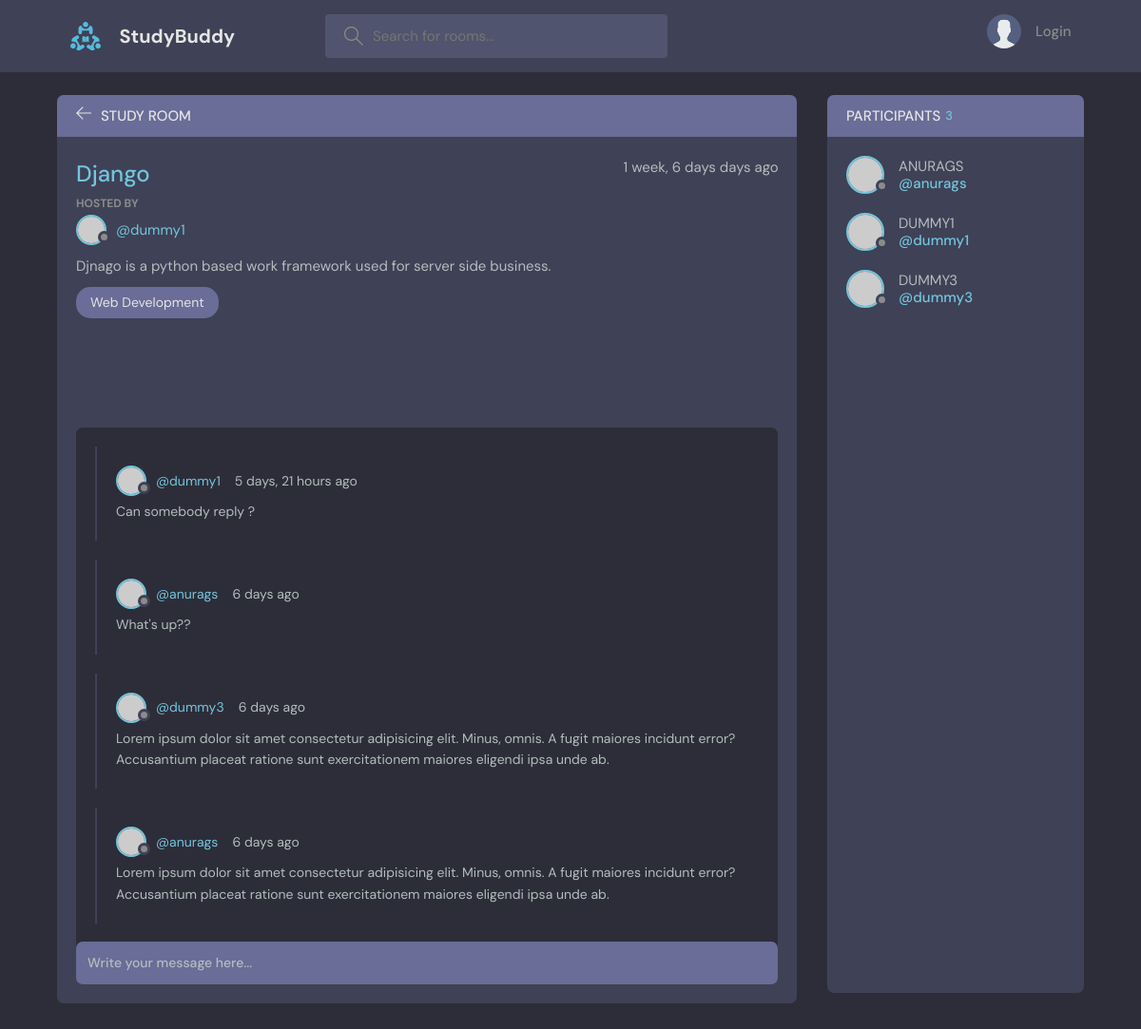
Page /room/2/ on the committed database.
### base/models.py (models this page shows, shortened)
class Room(models.Model):
    host =models.ForeignKey(User,on_delete=models.SET_NULL,null=True)
    topic = models.ForeignKey(Topic,on_delete=models.SET_NULL,null=True)
    name = models.CharField(max_length=200)
    description = models.TextField(null=True,blank=True)
    participants = models.ManyToManyField(User,related_name='participants',blank=True)
    updated = models.DateTimeField(auto_now=True)
    created = models.DateTimeField(auto_now_add=True)
    class Meta:
        ordering = ['-updated','-created']

class Topic(models.Model):
    name = models.CharField(max_length=200)
    def __str__(self) -> str:
        return self.name

class Message(models.Model):
    user = models.ForeignKey(User,on_delete=models.CASCADE)
    room = models.ForeignKey(Room,on_delete=models.CASCADE)
    body = models.TextField()
    updated = models.DateTimeField(auto_now=True)
    created = models.DateTimeField(auto_now_add=True)
    class Meta:
        ordering = ['-updated','-created']

### base/views.py (the view, shortened to what this page needs)
# urls.py: path('room/<str:pk>/',views.room,name ="room"),
def room(request,pk):
    room = Room.objects.get(id=pk)
    room_messages = room.message_set.all()
    participants = room.participants.all()
    context = {'room':room,'room_messages':room_messages,'participants':participants}
    return render(request,'base/room.html',context)

### base/templates/base/room.html (shortened to what this page needs)
{% extends 'main.html' %}
{% block content %}
    <main class="profile-page layout layout--2">
      <div class="container">
        <div class="room">
          <div class="room__top">
            <div class="room__topLeft">
              <a href="{% url 'home' %}">
                <svg version="1.1" xmlns="http://www.w3.org/2000/svg" width="32" height="32" viewBox="0 0 32 32">
                  <title>arrow-left</title>
                  <path
                    d="M13.723 2.286l-13.723 13.714 13.719 13.714 1.616-1.611-10.96-10.96h27.625v-2.286h-27.625l10.965-10.965-1.616-1.607z"
                  ></path>
                </svg>
              </a>
              <h3>Study Room</h3>
            </div>
          </div>
          <div class="room__box scroll">
            <div class="room__header scroll">
              <div class="room__info">
                <h3>{{room.name}}</h3>
                <span>{{room.created|timesince}} days ago</span>
              </div>
              <div class="room__hosted">
                <p>Hosted By</p>
                <a href="{% url 'user-profile' room.host.id %}" class="room__author">
                  <div class="avatar avatar--small">
                    <img src="https://randomuser.me/api/portraits/men/37.jpg" />
                  </div>
                  <span>@{{room.host.username}}</span>
                </a>
              </div>
              <div class="room__details">
                {{room.description}}
              </div>
              <span class="room__topics">{{room.topic}}</span>
            </div>
            <div class="room__conversation">
              <div class="threads scroll">
                {% for message in room_messages %}
                <div class="thread">
                  <div class="thread__top">
                    <div class="thread__author">
                      <a href="{% url 'user-profile' message.user.id %}" class="thread__authorInfo">
                        <div class="avatar avatar--small">
                          <img src="https://randomuser.me/api/portraits/men/37.jpg" />
                        </div>
                        <span>@{{message.user.username}}</span>
                      </a>
                      <span class="thread__date">{{message.created|timesince}} ago</span>
                    </div>
                  </div>
                  <div class="thread__details">
                    {{message.body}}
                  </div>
                </div>
                {% endfor %}
              </div>
            </div>
          </div>
          <div class="room__message">
            <form action="" method="post">
              <input name="body" placeholder="Write your message here..." /></form>
          </div>
        </div>
        <div class="participants">
          <h3 class="participants__top">Participants <span>{{participants.count}}</span></h3>
          <div class="participants__list scroll">
            {% for user in participants %}
            <a href="{% url 'user-profile' user.id %}" class="participant">
              <div class="avatar avatar--medium">
                <img src="https://randomuser.me/api/portraits/men/37.jpg" />
              </div>
              <p>
                {{user.username.upper}}
                <span>@{{user.username}}</span>
              </p>
            </a>
            {% endfor %}
          </div>
        </div>
      </div>
    </main>
 {% endblock %}

### rows in the picture
Room: name "Django", created "1 week, 6 days", host.username "dummy1", description "Djnago is a python based work framework used for server side business.", topic "Web Development"
Message: user.username "dummy1", created "5 days, 21 hours", body "Can somebody reply ?"
Message: user.username "anurags", created "6 days", body "What's up??"
Message: user.username "dummy3", created "6 days", body "Lorem ipsum dolor sit amet consectetur adipisicing elit. Minus, omnis. A fugit maiores incidunt error? Accusantium placeat ratione sunt exercitationem maiores eligendi ipsa unde ab."
Message: user.username "anurags", created "6 days", body "Lorem ipsum dolor sit amet consectetur adipisicing elit. Minus, omnis. A fugit maiores incidunt error? Accusantium placeat ratione sunt exercitationem maiores eligendi ipsa unde ab."

### other values in the picture
{{ participants.count }} "3"
{{ user.username.upper }} "ANURAGS"
{{ user.username }} "anurags"
{{ user.username.upper }} "DUMMY1"
{{ user.username }} "dummy1"
{{ user.username.upper }} "DUMMY3"
{{ user.username }} "dummy3"
